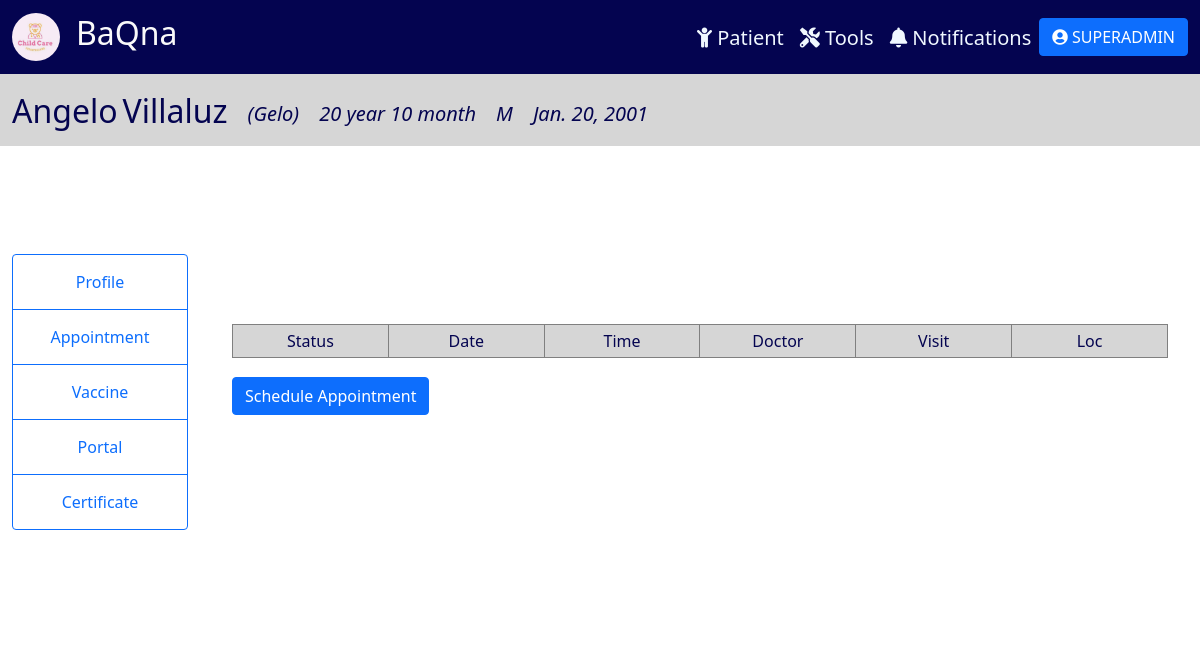
The app's page /appointment/1 (signed in), older data.
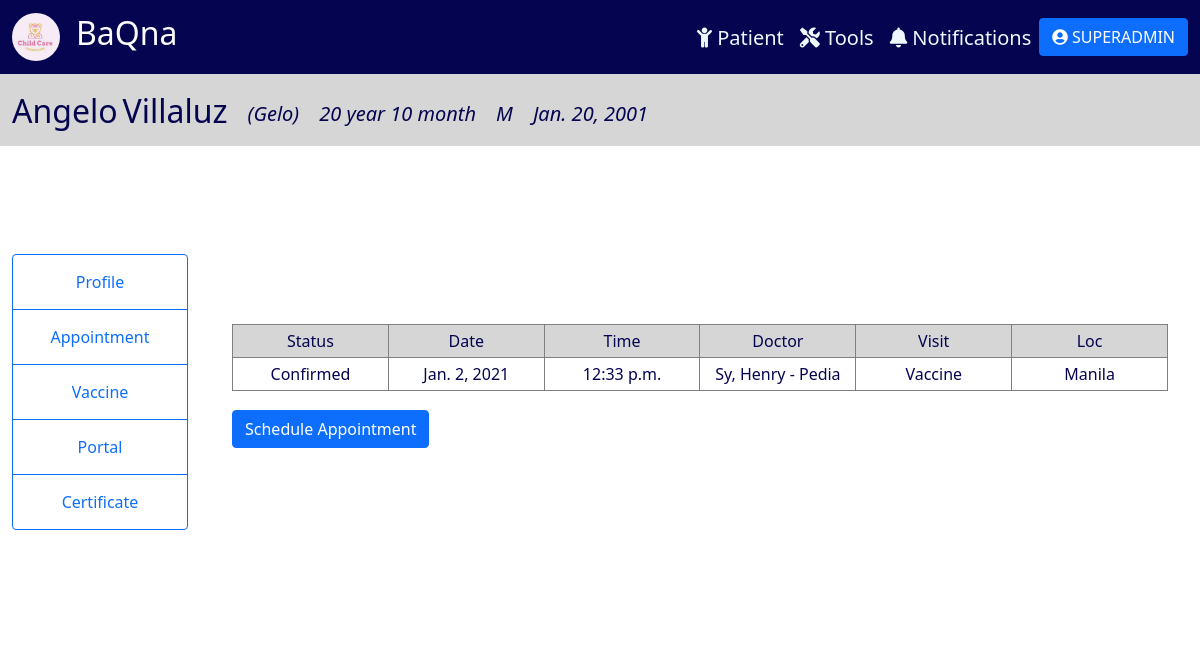
The same page, newer data.
### tracker/models.py (models this page shows, shortened)
class Patient(models.Model):
    SEX = (
        ('M', 'Male'),
        ('F', 'Female'),
    )
    last_name = models.CharField(max_length=100, null=True)
    first_name = models.CharField(max_length=100, null=True)
    middle_name = models.CharField(max_length=100, null=True, blank=True)
    suffix = models.CharField(max_length=2, null=True, blank=True)
    nick_name = models.CharField(max_length=100, null=True, blank=True)
    sex = models.CharField(max_length=1, null=True, choices=SEX)
    birthdate = models.DateField(null=True)
    age = models.CharField(max_length=100, null=True, blank=True)
    attending_doctor = models.ForeignKey(Physician, related_name="docpatient", on_delete=models.CASCADE, null=True)
    cert_date = models.DateField(null=True, blank=True)
    cell_no = PhoneNumberField(null=True, blank=True, validators=[MaxLengthValidator(13)])
    landline = models.CharField(max_length=100, null=True, blank=True)
    email = models.EmailField(max_length=254, null=True, blank=True)
    house_no = models.CharField(max_length=100, null=True, blank=True)
    barangay = models.CharField(max_length=100, null=True, blank=True)
    city = models.CharField(max_length=100, null=True, blank=True)
    region = models.CharField(max_length=100, null=True, blank=True)
    zip = models.IntegerField(null=True, blank=True)
    mfname = models.CharField(max_length=100, null=True, blank=True)
    mlname = models.CharField(max_length=100, null=True, blank=True)
    mcontact = PhoneNumberField(null=True, blank=True)
    memail = models.EmailField(max_length=254, null=True, blank=True)
    ffname = models.CharField(max_length=100, null=True, blank=True)
    flname = models.CharField(max_length=100, null=True, blank=True)
    fcontact = PhoneNumberField(null=True, blank=True)
    femail = models.EmailField(max_length=254, null=True, blank=True)
    c1full_name = models.CharField(max_length=100, null=True, blank=True)
    relation1 = models.CharField(max_length=100, null=True, blank=True)
    c1contact = PhoneNumberField(null=True, blank=True)
    c2full_name = models.CharField(max_length=100, null=True, blank=True)
    relation2 = models.CharField(max_length=100, null=True, blank=True)
    c2contact = PhoneNumberField(null=True, blank=True)

class Appointment(models.Model):
    STATUS = (
        ('Blank','Blank'),
        ('Confirmed', 'Confirmed'),
        ('Cancelled', 'Cancelled'),
        ('Rescheduled', 'Rescheduled'),
        ('Requested', 'Requested'),
    )
    patient = models.ForeignKey(Patient, null=True, on_delete=models.CASCADE)
    status = models.CharField(max_length=100, choices=STATUS, null=True)
    date = models.DateField(null=True)
    time = models.TimeField(null=True)
    doctor = models.ForeignKey(Physician, on_delete=models.CASCADE)
    visit = models.CharField(max_length=100, null=True)
    location = models.CharField(max_length=100, null=True)

class Physician(models.Model):
    last_name = models.CharField(max_length=100, null=True)
    first_name = models.CharField(max_length=100, null=True)
    age = models.IntegerField(null=True)
    cell_no = PhoneNumberField(null=True, blank=True)
    specialization = models.CharField(max_length=100, null=True)
    email = models.EmailField(max_length=100, null=True)
    def __str__(self):
        return self.last_name + ", " + self.first_name + ' - ' + self.specialization

### tracker/views.py (the view, shortened to what this page needs)
# urls.py: path('appointment/<str:pk>', views.appointment, name = 'appointment'),
@login_required(login_url='login')
def appointment(request, pk):
    patient = Patient.objects.get(id=pk)
    appointment_form = AppointmentForm(initial={'patient': patient})
    appointments = Appointment.objects.all()
    curr_date = datetime.date.today()
    months = curr_date.month - patient.birthdate.month
    years = curr_date.year - patient.birthdate.year
    age = "{} year {} month".format(years, months)
    data = {
        'patient': patient,
        'appointment_form': appointment_form,
        'appointments': appointments,
        'age': age,
    }
    return render(request, 'patientmonitoring/appointment.html', data)

### tracker/templates/patientmonitoring/appointment.html (shortened to what this page needs)
{% include 'patientmonitoring/info_header.html' %}
{% block content %}
<div class="container-fluid" style="padding:1%; ">
    <div class="row">
        <div class="col-lg-2" style="background-color: rgb(255, 255, 255);display: flex; justify-content: center; align-items: center; padding-top: 8%; padding-bottom: 8%;">
          <div class="btn-group-vertical" style="display: block;">
            <a class="btn btn-outline-primary" href="{% url 'patient' patient.id %}">Profile</a>
            <a class="btn btn-outline-primary" href="#">Appointment</a>
            <a class="btn btn-outline-primary">Vaccine</a>
            <a class="btn btn-outline-primary" href="{% url 'portal' patient.id%}">Portal</a>
            <a class="btn btn-outline-primary" href="{% url 'certificate' patient.id %}">Certificate</a>
          </div>
        </div>
        <div class="col-lg-10" style="background-color: white; padding-top: 8%; padding-bottom: 8%;">
          <div class="appointment-table">
            <table class="table-bordered align-middle table-sm" style="width: 100%;">
              <thead class="thead-warning" style="background-color: rgb(214, 214, 214);">
                <tr>
                  <td>Status</td>
                  <td>Date</td>
                  <td>Time</td>
                  <td>Doctor</td>
                  <td>Visit</td>
                  <td>Loc</td>
                </tr>
              </thead>
              {% for appointment in appointments %}
                {% if appointment.patient == patient  %}
              <tbody>
                <tr>
                  <td>{{appointment.status}}</td>
                  <td>{{appointment.date}}</td>
                  <td>{{appointment.time}}</td>
                  <td>{{appointment.doctor}}</td>
                  <td>{{appointment.visit}}</td>
                  <td>{{appointment.location}}</td>
                </tr>
              </tbody>
                {% endif %}
              {% endfor %}
            </table>
            <button class="btn btn-primary" data-bs-toggle="modal" data-bs-target="#schedule" style="margin-top: 2%;">
              Schedule Appointment
            </button>
          </div>
        </div>
    </div>
</div>
{% endblock content %}

### tracker/templates/patientmonitoring/info_header.html
{% extends 'patientmonitoring/main.html' %}
{% block content %}
<nav class="navbar navbar-expand-xl" style="background-color: rgb(214, 214, 214);">
    <div class="container-fluid">
      <div class="collapse navbar-collapse me-auto" id="navbarTogglerDemo02">
        <div style="margin-right: auto; margin-top: 10px;">
          <ul class="navbar-nav me-auto mb-2 mb-lg-0 navbar-custom">
            <li class="nav-item" style="margin-right: 5px">
              <h2>{{patient.first_name}}</h2>
            </li>
            <li class="nav-item" style="margin-right: 20px">
              <h2>{{patient.last_name}}</h2>
            </li>
            <li class="nav-item" style="margin-right: 20px">
              <i><h5 style="margin-top: 10px;">({{patient.nick_name}})</h5></i>
            </li>
            <li class="nav-item" style="margin-right: 20px">
              <i><h5 style="margin-top:10px;">{{age}}</h5></i>
            </li>
            <li class="nav-item" style="margin-right: 20px">
              <i><h5 style="margin-top:10px;">{{patient.sex}}</h5></i>
            </li>
            <li class="nav-item" style="margin-right: 20px">
              <i><h5 style="margin-top:10px;">{{patient.birthdate}}</h5></i>
            </li>
          </ul>
        </div>
      </div>
    </div>
</nav>
{% endblock content %}

### tracker/templates/patientmonitoring/main.html (shortened to what this page needs)
{% load static %}
<!DOCTYPE html>
<html lang="en">
<head>
    <link href="https://cdn.jsdelivr.net/npm/bootstrap@5.1.3/dist/css/bootstrap.min.css" rel="stylesheet">
    <link rel="stylesheet" href="https://cdnjs.cloudflare.com/ajax/libs/font-awesome/5.15.3/css/all.min.css" />
</head>
<body>
  <nav class="navbar navbar-expand-xl" style="background-color: rgb(4, 4, 80);color: white;">
    <div class="container-fluid">
        <a href="{% url 'home' %}" class="navbar-brand">
          <div class="logo-image">
            <img src="{% static 'images/logo.jpg' %}" class="img-fluid">
          </div>
        </a>
        <a href="{% url 'home' %}"><h2 style="float: left; color: #FAFAFA;">BaQna</h2></a>
      <div class="collapse navbar-collapse me-auto" id="navbarTogglerDemo02">
        <div style="margin-left: auto;margin-top: 10px;">
          <ul class="navbar-nav me-auto mb-2 mb-lg-0 navbar-custom">
            <li class="nav-item" style="margin-left: 15rem;">
              <a class="nav-link" href="{% url 'home' %}"><h5><i class="fas fa-child"></i> Patient</h5></a>
            </li>
            <li class="nav-item">
              <a class="nav-link" href="#"><h5><i class="fas fa-tools"></i> Tools</h5></a>
            </li>
            <li class="nav-item">
              <a class="nav-link" href="{% url 'notifs' %}"><h5><i class="fas fa-bell"></i> Notifications</h5></a>
            </li>
            <li class="nav-item">
              <div class="dropdown">
                <button class="btn btn-primary" type="button" id="dropdownMenuButton1" data-bs-toggle="dropdown" aria-expanded="false">
                  <i class="fas fa-user-circle"></i>
                  {{request.user}}
                </button>
              </div>
            </li>
          </ul>
        </div>
      </div>
    </div>
  </nav>
  {% block content %}
  {% endblock %}
</body>
</html>

### tracker/templates/patientmonitoring/main.html (style rules this page uses)
body { color:rgb(4, 4, 80); }
.navbar-custom a { color: aliceblue; }
.logo-image { width: 48px; height: 48px; border-radius: 50%; overflow: hidden; }
.appointment-table { padding: 20px; margin: 50px auto; }
.appointment-table td { width:11%; text-align: center; }
.btn-group-vertical a { padding: 15px; }

Row changes from the older to the newer data that the page shows:
added Appointment: status "Confirmed", date "Jan. 2, 2021", time "12:33 p.m.", doctor "Sy, Henry - Pedia", visit "Vaccine", location "Manila"
